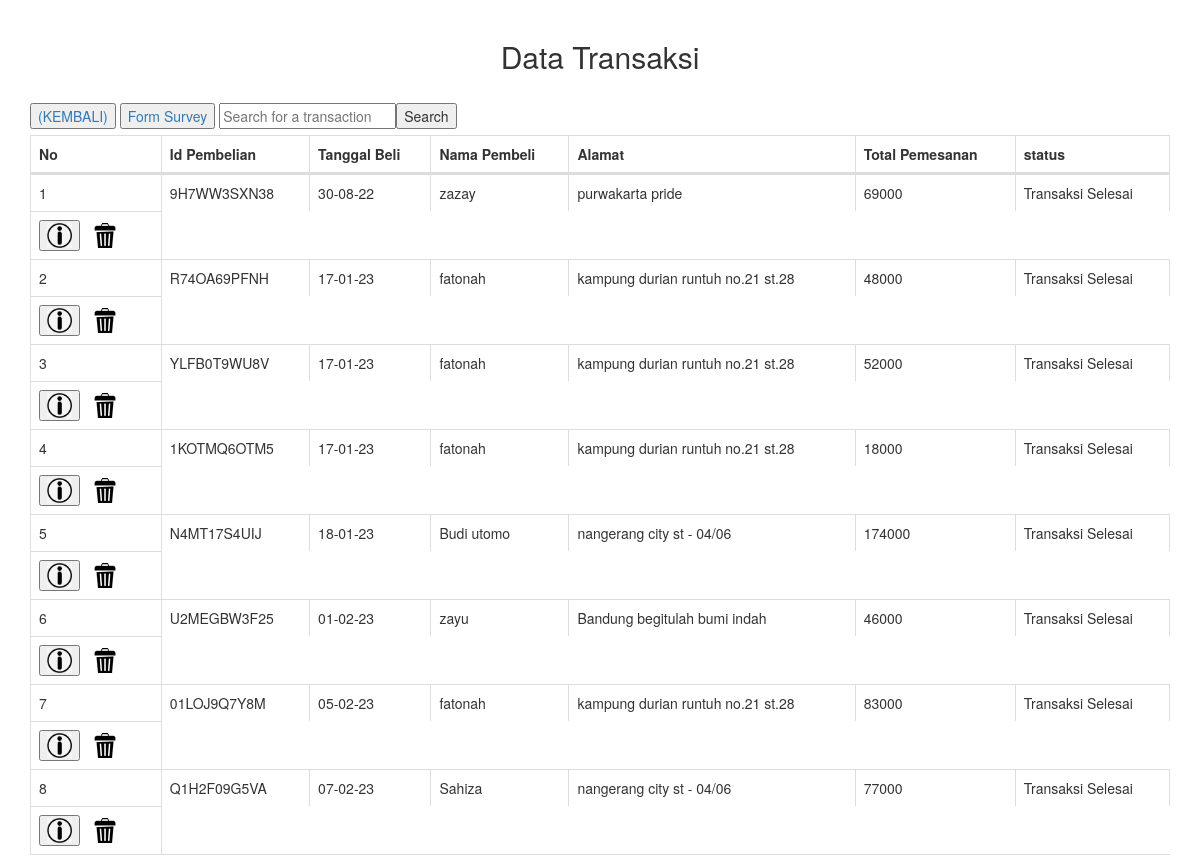
The page /tabel_transaksi.php on the database its author committed.
### tables this page shows
CREATE TABLE `laporan_m` (
  `id` int(11) NOT NULL,
  `id_beli` varchar(11) NOT NULL,
  `tgl_beli` varchar(20) NOT NULL,
  `nama` varchar(50) NOT NULL,
  `no_hp` varchar(13) NOT NULL,
  `alamat` text NOT NULL,
  `jasa_kirim` varchar(50) NOT NULL,
  `total_pesanan` int(255) NOT NULL,
  `status` enum('Transaksi Selesai','Transaksi Gagal') NOT NULL
);

### tabel_transaksi.php (the view, shortened to what this page needs)
<!DOCTYPE html>
<html>
<head>
    <link rel="stylesheet" type="text/css" href="https://maxcdn.bootstrapcdn.com/bootstrap/3.3.7/css/bootstrap.min.css">
    <link rel="stylesheet" type="text/css" href="https://cdn.datatables.net/1.10.16/css/dataTables.bootstrap4.min.css">
</head>
<body>
<div class="container" style="margin-top: 20px">
    <div class="row">
        <div class="col-md-12">
            <h2 style="text-align: center;margin-bottom: 30px">Data Transaksi</h2>
            <h> <button><a href="transaksi.php">(KEMBALI)</a></button></h>
            <h> <button><a href="validasi_bayar.php">Form Survey</a></button></h>
            <table id="table_id" class="table table-striped table-bordered" cellspacing="0" width="100%">
              <thead>
                <tr>
                <th>No</th>
                <th>Id Pembelian</th>
                <th>Tanggal Beli</th>
                <th>Nama Pembeli</th>
                <th>Alamat</th>
                <th>Total Pemesanan</th>
                <th>status</th>
                </tr>
              </thead>
              <tbody>
              <form action="search.php" method="post">
  <input type="text" name="search" placeholder="Search for a transaction">
  <button type="submit" name="submit">Search</button>
</form>
              <?php
                    $mysql = mysqli_connect("localhost", "root", "", "sembako");
                    $result = mysqli_query($mysql, "SELECT * FROM laporan_m");
                    $no =1;
                    while ($data = mysqli_fetch_array($result)) {
                        echo "<tr>";
                        echo "<td>" . $no++ . "</td>";
                        echo "<td>" . $data['id_beli'] . "</td>";
                        echo "<td>" . $data['tgl_beli'] . "</td>";
                        echo "<td>" . $data['nama'] . "</td>";
                        echo "<td>" . $data['alamat'] . "</td>";
                        echo "<td>" . $data['total_pesanan'] . "</td>";
                        echo "<td>" . $data['status'] . "</td>";
                        echo "</tr>";
                        echo "<td>";
                        echo "<button> <a href='view-transaksi.php?id_beli=" . $data['id_beli'] . "'><img src='images/images.png' width='25px;'></a></button>";
                        echo "<a href='hapus_transaksi.php?id_beli=" . $data['id_beli'] . "'><img src='images/delete.png'></a>";
                        echo "</td>";
                    }
                ?>
              </tbody>
            </table>
        </div>
    </div>
</div>
</body>
</html>

### rows shown on the page
laporan_m: id_beli "9H7WW3SXN38", tgl_beli "30-08-22", nama "zazay", alamat "purwakarta pride", total_pesanan "69000", status "Transaksi Selesai"
laporan_m: id_beli "R74OA69PFNH", tgl_beli "17-01-23", nama "fatonah", alamat "kampung durian runtuh no.21 st.28", total_pesanan "48000", status "Transaksi Selesai"
laporan_m: id_beli "YLFB0T9WU8V", tgl_beli "17-01-23", nama "fatonah", alamat "kampung durian runtuh no.21 st.28", total_pesanan "52000", status "Transaksi Selesai"
laporan_m: id_beli "1KOTMQ6OTM5", tgl_beli "17-01-23", nama "fatonah", alamat "kampung durian runtuh no.21 st.28", total_pesanan "18000", status "Transaksi Selesai"
laporan_m: id_beli "N4MT17S4UIJ", tgl_beli "18-01-23", nama "Budi utomo", alamat "nangerang city st - 04/06", total_pesanan "174000", status "Transaksi Selesai"
laporan_m: id_beli "U2MEGBW3F25", tgl_beli "01-02-23", nama "zayu", alamat "Bandung begitulah bumi indah", total_pesanan "46000", status "Transaksi Selesai"
laporan_m: id_beli "01LOJ9Q7Y8M", tgl_beli "05-02-23", nama "fatonah", alamat "kampung durian runtuh no.21 st.28", total_pesanan "83000", status "Transaksi Selesai"
laporan_m: id_beli "Q1H2F09G5VA", tgl_beli "07-02-23", nama "Sahiza", alamat "nangerang city st - 04/06", total_pesanan "77000", status "Transaksi Selesai"
